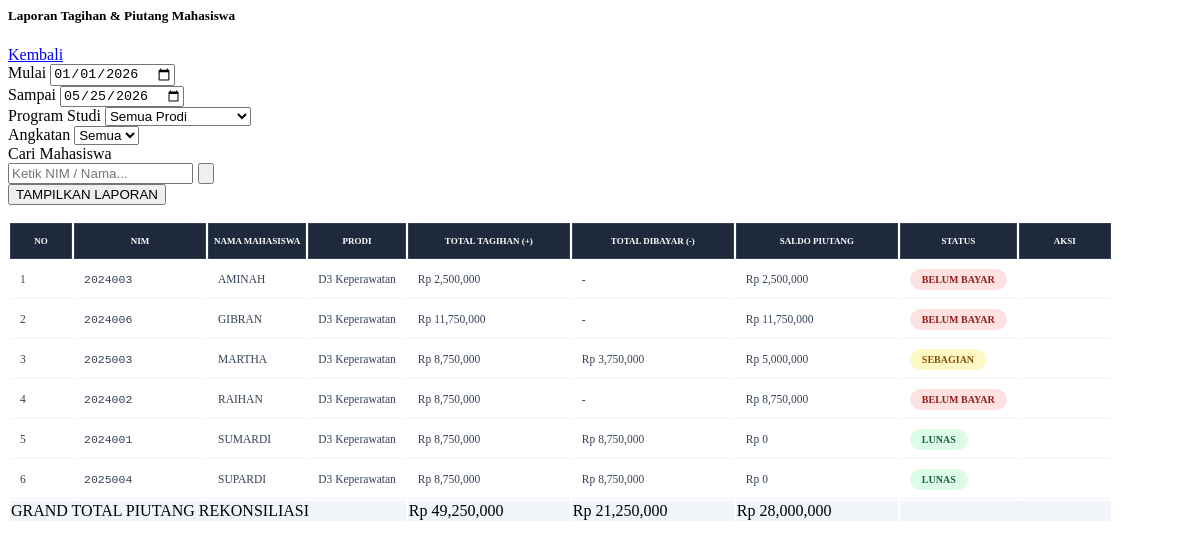
Screenshot of /laporan_piutang_mhs.php with the database file from the repository.
### tables this page shows
CREATE TABLE `syifa_mahasiswa` (
  `id` int(11) NOT NULL AUTO_INCREMENT,
  `nim` varchar(20) NOT NULL,
  `nama` varchar(100) NOT NULL,
  `prodi_id` int(11) DEFAULT NULL,
  `sistem_kuliah` varchar(5) DEFAULT NULL,
  `prodi` varchar(50) DEFAULT NULL,
  `angkatan` varchar(10) DEFAULT NULL,
  `telepon` varchar(20) DEFAULT NULL,
  `status_kode` varchar(2) DEFAULT 'A',
  `status` varchar(2) DEFAULT 'A',
  `saldo_awal_piutang` double DEFAULT 0,
  PRIMARY KEY (`id`),
  UNIQUE KEY `idx_nim` (`nim`),
  KEY `idx_mhs_angkatan_sync` (`angkatan`)
);

CREATE TABLE `mhs_prodi` (
  `id` int(11) NOT NULL AUTO_INCREMENT,
  `kode_prodi` varchar(10) NOT NULL,
  `nama_prodi` varchar(100) NOT NULL,
  `jenjang` enum('S1','D3','Profesi','S2') DEFAULT 'S1',
  PRIMARY KEY (`id`)
);

### config/koneksi.php (called while the page is built, shortened)
<?php
if (!function_exists('getAccountCode')) {
    function getAccountCode($conn, $setting_key) {
        $key = $conn->real_escape_string($setting_key);
        $sql = "SELECT a.kode_akun
                FROM setting_akun_default s
                JOIN syifa_akun a ON s.coa_id = a.id
                WHERE s.kode_setting = '$key' LIMIT 1";
        $res = $conn->query($sql);
        if ($res && $res->num_rows > 0) {
            return $res->fetch_assoc()['kode_akun'];
        }
        return null;
    }
}
?>

### laporan_piutang_mhs.php (the view, shortened to what this page needs)
<?php
if (!isset($conn)) { require_once 'config/koneksi.php'; }
$view = $_GET['view'] ?? 'list';
$f_start   = $_GET['f_start'] ?? date('Y-01-01');
$f_end     = $_GET['f_end'] ?? date('Y-m-d');
$f_search  = $conn->real_escape_string($_GET['q'] ?? '');
$CODE_PIUTANG = getAccountCode($conn, 'PIUTANG_MHS') ?: '1-1201';
?>
<div class="container-fluid py-4 animate__animated animate__fadeIn text-dark">
    <?php if ($view == 'list'): ?>
        <div class="card border-0 shadow-sm rounded-4 mb-4 bg-white no-print">
            <div class="card-header bg-white p-4 border-0 d-flex justify-content-between align-items-center text-dark">
                <div>
                    <h5 class="fw-bold mb-0"><i class="fas fa-user-clock me-2 text-primary"></i>Laporan Tagihan & Piutang Mahasiswa</h5>
                </div>
                <a href="index.php?page=laporan_keuangan&tab=transaksi" class="btn btn-outline-dark rounded-pill px-4 fw-bold shadow-sm small text-uppercase">Kembali</a>
            </div>
            <div class="card-body px-4 pb-4 pt-0">
                <form method="GET" class="row g-3" id="formFilter">
                    <div class="col-md-2">
                        <label class="small fw-bold text-muted mb-1 uppercase">Mulai</label>
                        <input type="date" name="f_start" class="form-control rounded-pill border-0 bg-light px-3 shadow-none text-dark" value="<?= $f_start ?>">
                    </div>
                    <div class="col-md-2">
                        <label class="small fw-bold text-muted mb-1 uppercase">Sampai</label>
                        <input type="date" name="f_end" class="form-control rounded-pill border-0 bg-light px-3 shadow-none text-dark" value="<?= $f_end ?>">
                    </div>
                    <div class="col-md-3">
                        <label class="small fw-bold text-muted mb-1 uppercase">Program Studi</label>
                        <select name="f_prodi" class="form-select rounded-pill border-0 bg-light px-3 shadow-none text-dark">
                            <option value="">Semua Prodi</option>
                        </select>
                    </div>
                    <div class="col-md-2">
                        <label class="small fw-bold text-muted mb-1 uppercase">Angkatan</label>
                        <select name="f_angkatan" class="form-select rounded-pill border-0 bg-light px-3 shadow-none text-dark">
                            <option value="">Semua</option>
                        </select>
                    </div>
                    <div class="col-md-3">
                        <label class="small fw-bold text-muted mb-1 uppercase">Cari Mahasiswa</label>
                        <div class="suggest-wrapper">
                            <div class="search-group">
                                <input type="text" name="q" id="searchMhs" class="form-control rounded-pill border-0 bg-light px-4 shadow-none fw-bold text-dark" placeholder="Ketik NIM / Nama..." value="<?= htmlspecialchars($f_search) ?>" autocomplete="off">
                                <button type="button" class="btn btn-light rounded-circle text-danger shadow-sm position-absolute end-0 me-1" style="top:2px;" title="Reset Filter" onclick="resetAllFilters()">
                                </button>
                            </div>
                        </div>
                    </div>
                    <div class="col-12 text-end mt-4">
                        <button type="submit" class="btn btn-primary rounded-pill px-5 py-2 fw-bold shadow small text-uppercase">TAMPILKAN LAPORAN</button>
                    </div>
                </form>
            </div>
        </div>
        <div class="card border-0 shadow-lg rounded-4 overflow-hidden bg-white text-dark">
            <div class="table-responsive">
                <table class="table table-hover align-middle mb-0 text-center table-monitoring" id="monTable">
                    <thead>
                        <tr>
                            <th width="50">NO</th>
                            <th width="120">NIM</th>
                            <th class="text-start ps-4">NAMA MAHASISWA</th>
                            <th>PRODI</th>
                            <th class="text-end" width="150">TOTAL TAGIHAN (+)</th>
                            <th class="text-end" width="150">TOTAL DIBAYAR (-)</th>
                            <th class="text-end" width="150">SALDO PIUTANG</th>
                            <th>STATUS</th>
                            <th class="no-print" width="80">AKSI</th>
                        </tr>
                    </thead>
                    <tbody>
                        <?php
                        $no=1; $gt = ['tag'=>0, 'bayar'=>0, 'sisa'=>0];
                        $where = "WHERE 1=1";
                        $sql = "SELECT m.id, m.nim, m.nama, p.nama_prodi,
                                (SELECT SUM(nominal) FROM keuangan_tagihan WHERE nim = m.nim AND created_at <= '$f_end 23:59:59') as tot_tagihan,
                                (SELECT SUM(jd.kredit - jd.debit)
                                 FROM syifa_jurnal_detail jd
                                 JOIN syifa_jurnal j ON jd.jurnal_id = j.id
                                 WHERE jd.mahasiswa_id = m.id
                                 AND jd.kode_akun = '$CODE_PIUTANG'
                                 AND j.tgl_jurnal <= '$f_end'
                                 AND jd.jurnal_id NOT IN (SELECT link_jurnal_id FROM keuangan_tagihan WHERE nim = m.nim AND link_jurnal_id IS NOT NULL)
                                ) as tot_bayar
                                FROM syifa_mahasiswa m
                                JOIN mhs_prodi p ON m.prodi_id = p.id
                                $where ORDER BY m.nama ASC";
                        $res = $conn->query($sql);
                        if($res && $res->num_rows > 0):
                            while($r = $res->fetch_assoc()):
                                $tagihan = (double)($r['tot_tagihan'] ?? 0);
                                $pembayaran = (double)($r['tot_bayar'] ?? 0);
                                $sisa = $tagihan - $pembayaran;
                                if($tagihan == 0 && $pembayaran == 0) continue;
                                $gt['tag'] += $tagihan; $gt['bayar'] += $pembayaran; $gt['sisa'] += $sisa;
                                $status_label = "Belum Bayar"; $status_cls = "status-belum";
                                if($sisa <= 100) { $status_label = "Lunas"; $status_cls = "status-lunas"; }
                                elseif($pembayaran > 100) { $status_label = "Sebagian"; $status_cls = "status-sebagian"; }
                        ?>
                        <tr>
                            <td class="text-center"><?= $no++ ?></td>
                            <td class="text-center"><code><?= $r['nim'] ?></code></td>
                            <td class="text-start ps-4 fw-bold text-dark"><?= strtoupper($r['nama']) ?></td>
                            <td><?= $r['nama_prodi'] ?></td>
                            <td class="text-end">Rp <?= number_format($tagihan) ?></td>
                            <td class="text-end text-success fw-bold"><?= $pembayaran > 0 ? 'Rp '.number_format($pembayaran) : '-' ?></td>
                            <td class="text-end fw-bold text-danger">Rp <?= number_format($sisa) ?></td>
                            <td><span class="badge-status <?= $status_cls ?>"><?= strtoupper($status_label) ?></span></td>
                            <td class="text-center no-print">
                            </td>
                        </tr>
                        <?php endwhile; else: ?>
                            <tr><td colspan="9" class="py-5 text-muted small italic text-center">Tidak ada data ditemukan dalam parameter filter ini.</td></tr>
                        <?php endif; ?>
                    </tbody>
                    <tfoot class="fw-bold" style="background: #f1f5f9; border-top: 2.5px solid #000;">
                        <tr>
                            <td colspan="4" class="ps-4 py-3 text-start">GRAND TOTAL PIUTANG REKONSILIASI</td>
                            <td class="text-end">Rp <?= number_format($gt['tag']) ?></td>
                            <td class="text-end text-success">Rp <?= number_format($gt['bayar']) ?></td>
                            <td class="text-end text-danger">Rp <?= number_format($gt['sisa']) ?></td>
                            <td colspan="2"></td>
                        </tr>
                    </tfoot>
                </table>
            </div>
        </div>
    <?php endif; ?>
</div>

### laporan_piutang_mhs.php (style rules this page uses)
.table-monitoring thead th { background: #1e293b !important; color: #fff !important; font-size: 9px; text-transform: uppercase; text-align: center !important; vertical-align: middle !important; padding: 12px 5px; border: 1px solid #334155; }
.table-monitoring tbody td { font-size: 11.5px; border-bottom: 1px solid #f1f5f9; padding: 12px 10px; vertical-align: middle; color: #334155; }
.badge-status { font-size: 10px; font-weight: 800; padding: 5px 12px; border-radius: 50px; }
.status-lunas { background: #dcfce7; color: #166534; }
.status-sebagian { background: #fef9c3; color: #854d0e; }
.status-belum { background: #fee2e2; color: #991b1b; }
.suggest-wrapper { position: relative; width: 100%; }
.search-group { display: flex; gap: 5px; position: relative; }

### rows the page displays
syifa_mahasiswa: nim "2024003", nama "AMINAH", mhs_prodi.nama_prodi "D3 Keperawatan", tagihan "2,500,000", sisa "2,500,000", status_label "BELUM BAYAR"
syifa_mahasiswa: nim "2024006", nama "GIBRAN", mhs_prodi.nama_prodi "D3 Keperawatan", tagihan "11,750,000", sisa "11,750,000", status_label "BELUM BAYAR"
syifa_mahasiswa: nim "2025003", nama "MARTHA", mhs_prodi.nama_prodi "D3 Keperawatan", tagihan "8,750,000", pembayaran "3,750,000", sisa "5,000,000", status_label "SEBAGIAN"
syifa_mahasiswa: nim "2024002", nama "RAIHAN", mhs_prodi.nama_prodi "D3 Keperawatan", tagihan "8,750,000", sisa "8,750,000", status_label "BELUM BAYAR"
syifa_mahasiswa: nim "2024001", nama "SUMARDI", mhs_prodi.nama_prodi "D3 Keperawatan", tagihan "8,750,000", pembayaran "8,750,000", sisa "0", status_label "LUNAS"
syifa_mahasiswa: nim "2025004", nama "SUPARDI", mhs_prodi.nama_prodi "D3 Keperawatan", tagihan "8,750,000", pembayaran "8,750,000", sisa "0", status_label "LUNAS"

### other values shown
$gt['tag'] "49,250,000"
$gt['bayar'] "21,250,000"
$gt['sisa'] "28,000,000"
